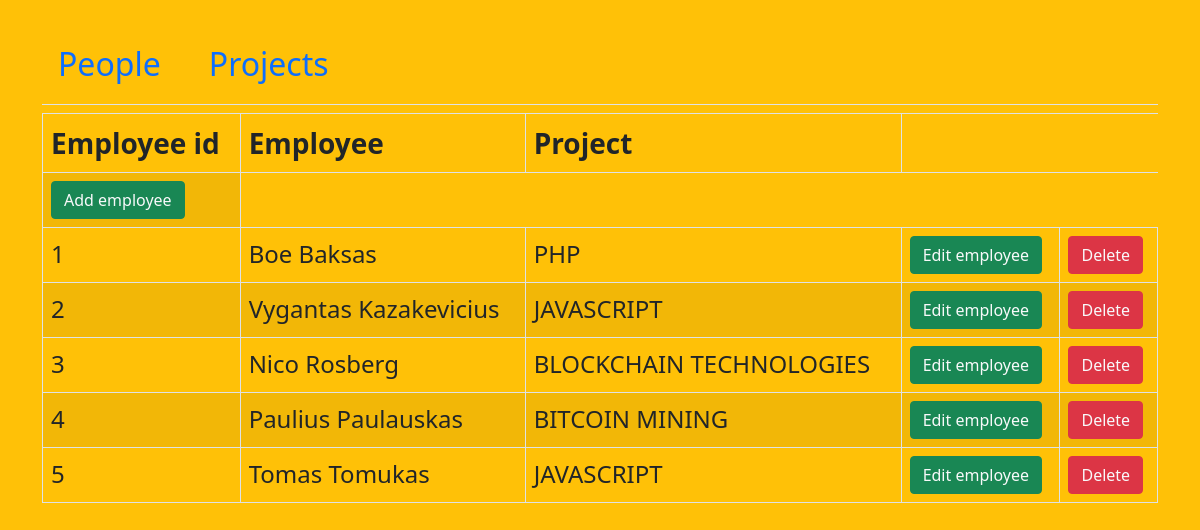
The page / on the database its author committed.
### tables this page shows
CREATE TABLE `people` (
  `id` int(11) NOT NULL AUTO_INCREMENT,
  `first_name` varchar(200) DEFAULT NULL,
  `last_name` varchar(200) DEFAULT NULL,
  `Project_ID` int(11) DEFAULT NULL,
  PRIMARY KEY (`id`),
  KEY `people_idx` (`Project_ID`),
  KEY `people_idx1` (`Project_ID`),
  KEY `peopl` (`Project_ID`),
  KEY `pe_idx` (`Project_ID`)
);

CREATE TABLE `projects` (
  `id` int(11) NOT NULL AUTO_INCREMENT,
  `project_name` varchar(255) NOT NULL,
  PRIMARY KEY (`id`)
);

### index.php (the view, shortened to what this page needs)
<?php
include 'dbconfig.php';
?>
<!DOCTYPE html>
<html lang="en">
<head>
    <link href="https://cdn.jsdelivr.net/npm/bootstrap@5.0.2/dist/css/bootstrap.min.css" rel="stylesheet">
</head>
<body class="container bg-warning mt-4">
    <?php
    $sql = "SELECT people.id, first_name, last_name, Project_ID, projects.project_name FROM people
            LEFT JOIN projects ON projects.Id = people.Project_ID ";
    $result = mysqli_query($conn, $sql);
    include 'nav.php';
    print("<table class='table table-bordered table-striped'>
    <thead>");
    print("<tr><th class='fs-3'>Employee id</th><th class='fs-3'>Employee</th><th class='fs-3'>Project</th></tr>");
    print("</thead>");
    print("<td>
            <a href='add.php' class='btn btn-success text-light text-decoration-none'>Add employee<a>
            </td>"
    );
    if (mysqli_num_rows($result) > 0) {
        while ($row = mysqli_fetch_assoc($result)) {
            print("<tr><td class='fs-4' >{$row["id"]}</td><td class='fs-4'>" . $row["first_name"] . ' ' . $row["last_name"] . "</td><td class='fs-4' >{$row["project_name"]}</td>
            <td>
            <a href='edit.php?id={$row["id"]}' class='btn btn-success text-light text-decoration-none'>Edit employee<a>
            </td>
            <td>
             <a href='index.php?action=delete&id={$row["id"]}' class='btn btn-danger text-light text-decoration-none'>Delete<a>
            </td>
            </tr>");
        }
    } else {
        echo "0 results";
    }
    print("</table>");
    ?>
</body>
</html>

### nav.php
<?php
print("<nav class='p-3 mb-2 nav-tabs nav-item flex'>
    <div class='d-flex  '>
        <a class='fs-2 me-5 text-decoration-none' href='index.php'>People</a>
        <a class='fs-2 me-5 text-decoration-none' href='projects.php'>Projects</a>
    </div>
</nav>");
?>

### rows shown on the page
people: id "1", first_name "Boe", last_name "Baksas", Project_ID.project_name "PHP"
people: id "2", first_name "Vygantas", last_name "Kazakevicius", Project_ID.project_name "JAVASCRIPT"
people: id "3", first_name "Nico", last_name "Rosberg", Project_ID.project_name "BLOCKCHAIN TECHNOLOGIES"
people: id "4", first_name "Paulius", last_name "Paulauskas", Project_ID.project_name "BITCOIN MINING"
people: id "5", first_name "Tomas", last_name "Tomukas", Project_ID.project_name "JAVASCRIPT"
